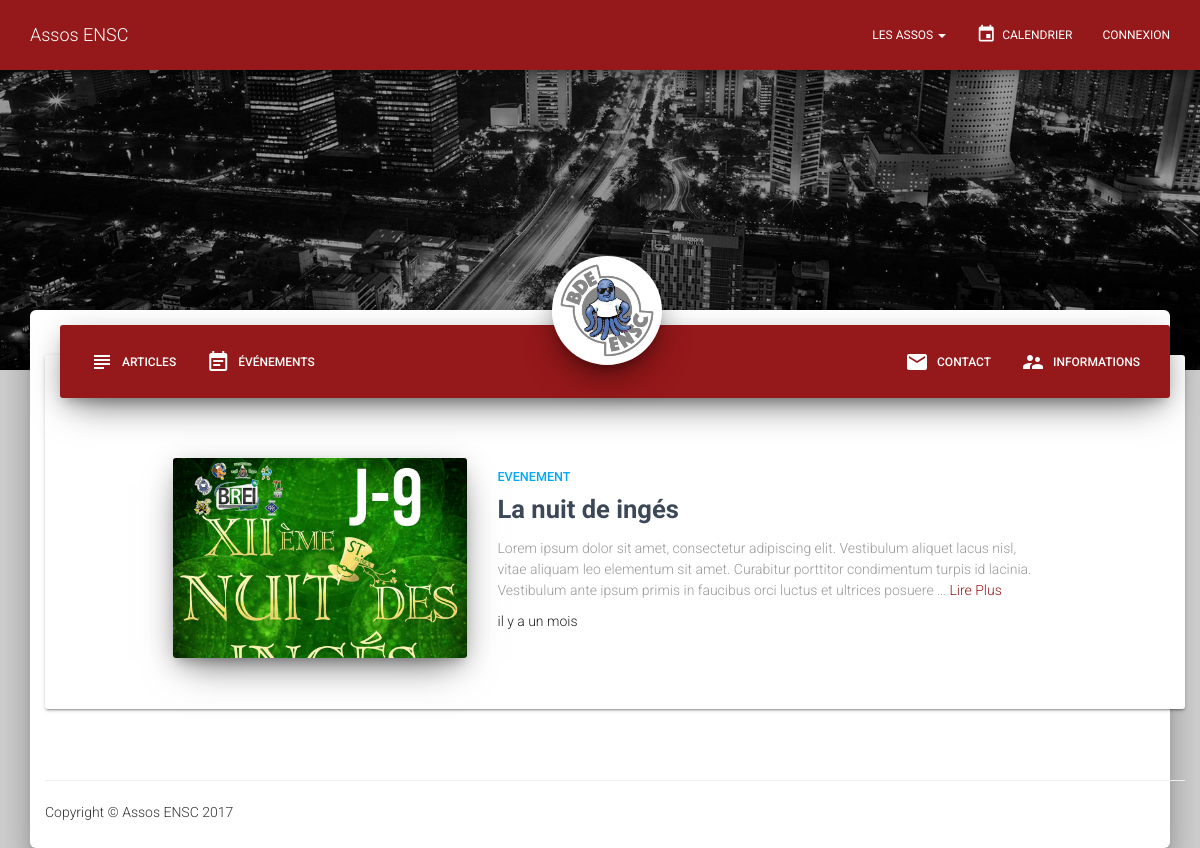
The app's page /pageAsso.php?asso_id=1 with its own data.
### tables this page shows
create table ARTICLE (
    arti_id integer not null primary key auto_increment,
    asso_id integer not null,
    cate_id integer not null,
    arti_titre varchar(50) not null,
    arti_texte text,
    arti_dateHeure datetime not null,
    arti_photo varchar(150),
    foreign key (asso_id) references ASSOCIATION (asso_id),
    foreign key (cate_id) references CATEGORIE (cate_id)
);

create table CATEGORIE (
    cate_id integer not null primary key auto_increment,
    cate_nom varchar(50) not null
);

### requetes/requeteArticlesAsso.php (called while the page is built, shortened)
<?php
$stmt = $pdo->prepare("SELECT arti_id, asso_id, arti_titre, SUBSTRING(arti_texte, 1, 250) as texteCourt, arti_dateHeure, arti_photo, cate_nom FROM ARTICLE, CATEGORIE WHERE asso_id=? AND ARTICLE.cate_id=CATEGORIE.cate_id");
$stmt->execute(array($asso_id));
$articles = $stmt->fetchAll(PDO::FETCH_OBJ);
?>

### pageAsso.php (the view, shortened to what this page needs)
<?php
if(isset($_GET['asso_id']))
    $asso_id = $_GET['asso_id'];
else
    header('Location: pageNonTrouvee.php');
include('includes/connect.php');
?>
<!DOCTYPE html>
<html lang="fr">
<?php
include('includes/head.php');
?>
<body>
    <?php
    include('includes/nav.php');
    ?>
    <div class="wrapper">
        <div class="header header-filter" style="background-image: url('lib/material-kit/img/examples/city.jpg');"></div>
        <div class="avatar">
            <img alt="Circle Image" class="img-circle img-responsive img-raised">
        </div>
        <div class="main main-raised">
            <div class="container">
                <div class="card card-nav-tabs">
                    <div class="header">
                        <div class="nav-tabs-navigation">
                            <div class="nav-tabs-wrapper">
                                <ul class="nav nav-tabs" data-tabs="tabs">
                                    <li class="active">
                                        <a href="#articles" data-toggle="tab">
                                            <i class="material-icons">subject</i>
                                            Articles
                                        </a>
                                    </li>
                                    <li>
                                        <a href="#evenements" data-toggle="tab">
                                            <i class="material-icons">event_note</i>
                                            Événements
                                        </a>
                                    </li>
                                    <li class="pull-right">
                                        <a href="#infos" data-toggle="tab">
                                            <i class="material-icons">supervisor_account</i>
                                            Informations
                                        </a>
                                    </li>
                                    <li class="pull-right">
                                        <a href="#contact" data-toggle="tab">
                                            <i class="material-icons">email</i>
                                            Contact
                                        </a>
                                    </li>
                                </ul>
                            </div>
                        </div>
                    </div>
                    <div class="content">
                        <div class="tab-content">
                            <div class="tab-pane active" id="articles">
                                <div class="container">
                                    <div class="row">
                                        <div class="col-md-10 col-md-offset-1">
                                            <?php
                                            include('requetes/requeteArticlesAsso.php');
                                            foreach ($articles as $a) {
                                                $texte = wordwrap($a->texteCourt, 90, "&shy;<br>", true);
                                                echo '<div class="card card-plain card-blog">
                                                <div class="row">
                                                    <div class="col-md-4">
                                                        <div class="card-image">
                                                            <div class="img-article img-raised" style="background-image:url(\''.$a->arti_photo.'\')"></div>
                                                            <div class="ripple-container"></div>
                                                        </div>
                                                    </div>
                                                    <div class="col-md-8">
                                                        <h6 class="category text-info">'.$a->cate_nom.'</h6>
                                                        <h3 class="card-title">
                                                            <a href="article.php?id='.$a->arti_id.'">'.$a->arti_titre.'</a>
                                                        </h3>
                                                        <p class="card-description">'.$texte.'… <a href="article.php?id='.$a->arti_id.'"> Lire Plus </a></p>
                                                        <p class="author">
                                                        '.$a->arti_dateHeure.'
                                                        </p>
                                                    </div>
                                                </div>
                                            </div>';
                                        }
                                        ?>
                                    </div>
                                </div>
                            </div>
                        </div>
                    </div>
                </div>
            </div>
            <?php
            include('includes/footer.php');
            ?>
        </div>
    </div>
</div>
</body>
</html>

### css/style.css (style rules this page uses)
.wrapper { margin-top: 70px; }
.header-filter { position: relative; }

### records on screen
article: arti_photo (picture), cate.cate_nom "EVENEMENT", arti_titre "La nuit de ingés", texteCourt "Lorem ipsum dolor sit amet, consectetur adipiscing elit. Vestibulum aliquet lacus nisl,­ vitae aliquam leo elementum sit amet. Curabitur porttitor condimentum turpis id lacinia.­ Vestibulum ante ipsum primis in faucibus orci luctus et ultrices posuere"
